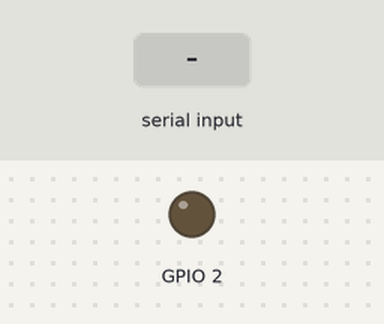
Recording of a sketch running on a simulated ESP32. Parts: output pins drawn as LEDs (lit = HIGH). Inputs (shaded band) come from the test bench. Nothing arrives over Bluetooth unless stated.

Above: at 1.2 s.
1.3 s: "1" received over the second serial link
At 2.5 s:
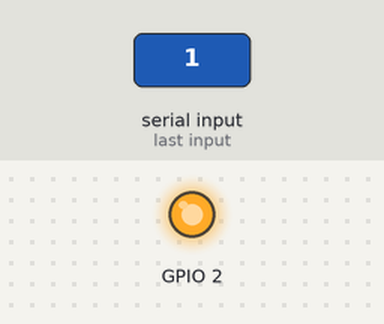
2.8 s: "0" received over the second serial link
At 4.0 s:
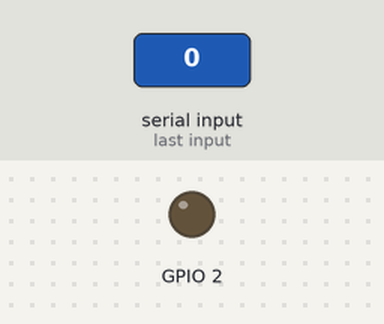
Timing chart, 0 to 5.8 s (numbered marks = the images above; inputs shaded):
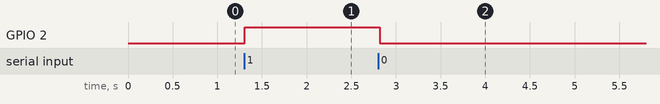

The sketch:

basic-bluetooth-connectivity.ino
```cpp
#include <BluetoothSerial.h>

BluetoothSerial serialBT;

char cmd;

void setup() {
  // put your setup code here, to run once:
  serialBT.begin("ESP32-BT");
  pinMode(2, OUTPUT);
}

void loop() {
  // put your main code here, to run repeatedly:
  if(serialBT.available()) {
    cmd = serialBT.read();
  }
  if (cmd == '1') {
    digitalWrite(2, HIGH);
  }
  if (cmd == '0') {
    digitalWrite(2, LOW);
  }
  delay(20);
}
```

Measured:
- after the input at 1.3 s, GPIO 2: LOW → HIGH at once
- after the input at 2.8 s, GPIO 2: HIGH → LOW at once
